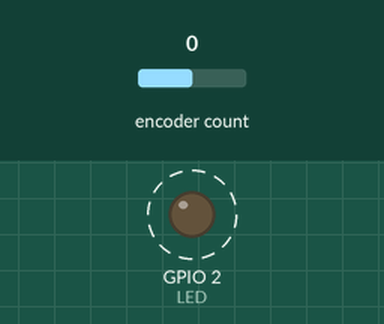
The sketch below on a simulated ESP32. On the bench: output pins drawn as LEDs (lit = HIGH). Dashed ring = blinking. The test bench sets the inputs (shaded band); at power-on: encoder count 0. What the sketch prints to the serial monitor is not drawn.

Above: at 0.02 s.
Timing chart, 0 to 3.0 s (numbered marks = the images above):
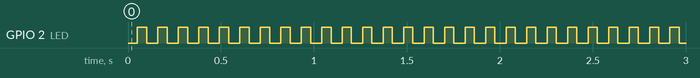

Measured:
- by itself, GPIO 2 (LED): alternates HIGH for 0.05 s and LOW for 0.06 s

The sketch:

sketch_jun11d.ino
```cpp
#include <ESP32Encoder.h>
#define ENC_A 18
#define ENC_B 19
#define LED 2

ESP32Encoder encoder;

void setup() {
  Serial.begin(9600);
  pinMode(ENC_A,INPUT_PULLUP);
  pinMode(ENC_B,INPUT_PULLUP);

  encoder.attachHalfQuad(ENC_A,ENC_B);
  encoder.clearCount();

  pinMode(LED,OUTPUT);
}

void loop() {
  // put your main code here, to run repeatedly:
  delay(50);
  digitalWrite(LED,HIGH);
  delay(50);
  digitalWrite(LED,LOW);

  Serial.println((int32_t)encoder.getCount());
  delay(10);

}
```
